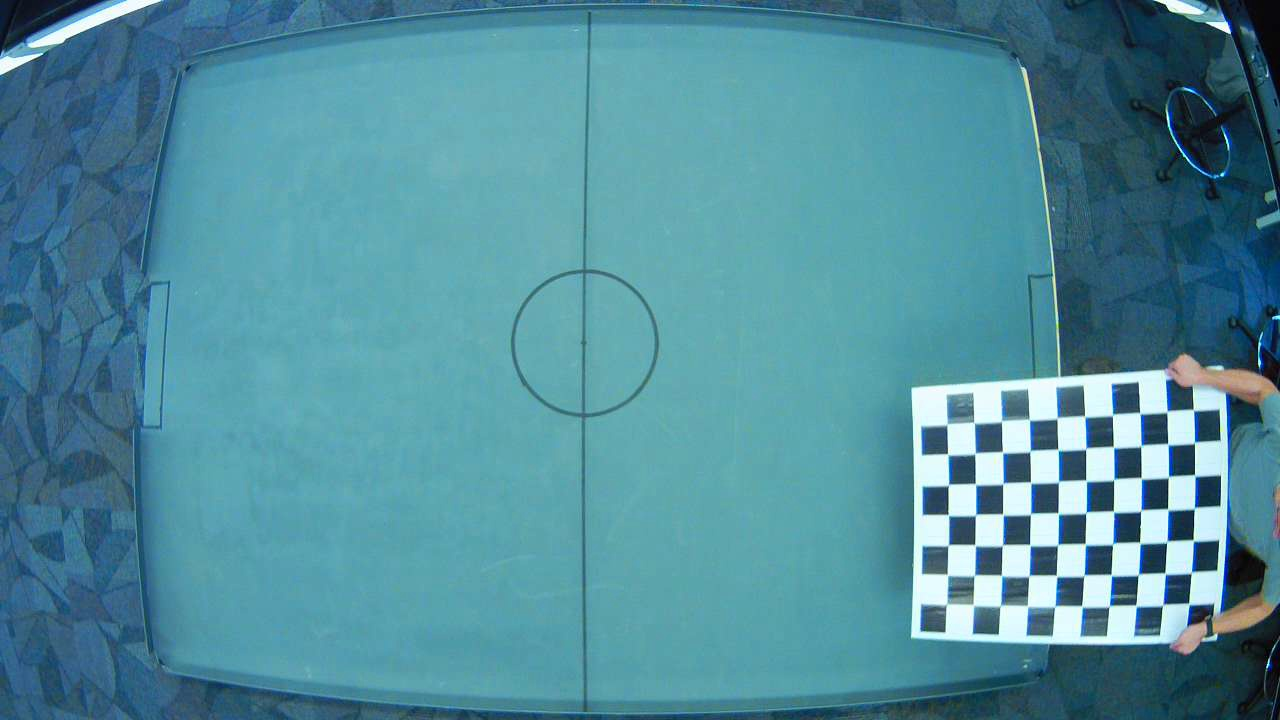
//> input picture lab2/calibrate_webcam/img13.jpg, 1280 x 720 px
$ ./lab2_6   (built with g++ and OpenCV 4)
//> lines starting //> are read from the running program, lines starting //| are printed output that depends on the picture
#include <iostream>
#include <boost/algorithm/string.hpp>
#include <string>
#include <sstream>
#include <stdlib.h>
#include <fstream>
#include <vector>
#include <cmath>

#include <opencv2/core/core.hpp>
#include <opencv2/highgui/highgui.hpp>
#include "opencv2/imgproc/imgproc.hpp"
#include "opencv2/opencv.hpp"

/* Keep the webcam from locking up when you interrupt a frame capture */
volatile int quit_signal=0;
#ifdef __unix__
#include <signal.h>
extern "C" void quit_signal_handler(int signum) {
 if (quit_signal!=0) exit(0); // just exit already
 quit_signal=1;
 printf("Will quit at next camera frame (repeat to kill now)\n");
}
#endif


using namespace std;
using namespace boost;
using namespace cv;

int main(){
	// Read in intrinsic file
	ifstream intrinsicFile;
	intrinsicFile.open("intrinsic_webcam.txt");
	string line;
	getline (intrinsicFile,line);
	istringstream iss(line);
	vector<string> fields;
	split(fields, line, boost::is_any_of(" ") );
//> (this line was passed over: boost is not available in this run)

	Mat intrinsics = Mat::ones(3,3, CV_64F);

	for(int i = 0; i < fields.size(); i++){
		intrinsics.at<double>(i / 3, i %3) = (double)atof(fields[i].c_str());
	}

	cout << intrinsics << endl;
	//Read in distortion coefficient file
	ifstream distortionFile;
	distortionFile.open("distortion_webcam.txt");
	getline (distortionFile,line);
	istringstream issDist(line);
	split(fields, line, boost::is_any_of(" ") );
//> (this line was passed over: boost is not available in this run)

	Mat distCoeffs = Mat::ones(5,1,CV_64F);

	for(int i = 0; i < fields.size(); i++){
		distCoeffs.at<double>(i) = (double)atof(fields[i].c_str());
	}

	// Read in the three images
	Mat far, close, turned;
	far    = imread("calibrate_webcam/img13.jpg",    CV_LOAD_IMAGE_GRAYSCALE);
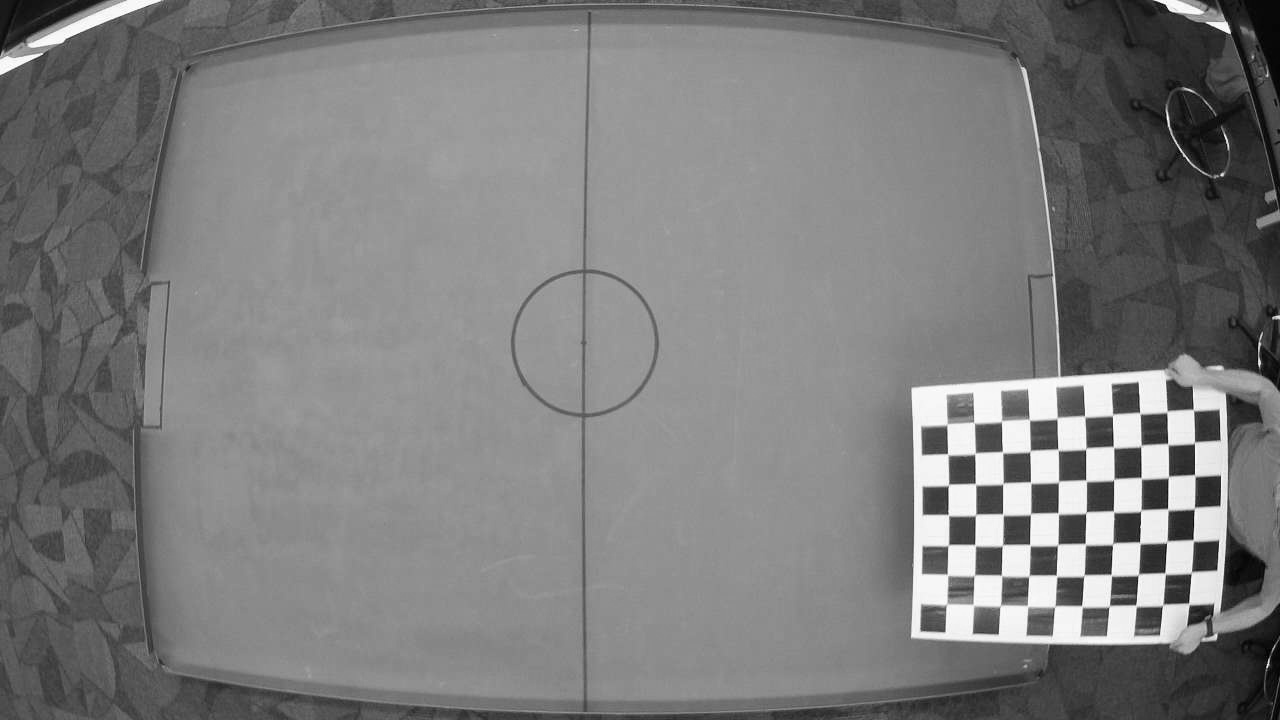
//> far: 720 rows x 1280 cols, CV_8UC1; min 0, max 255, mean 124.7
	close  = imread("calibrate_webcam/img6.jpg",  CV_LOAD_IMAGE_GRAYSCALE);
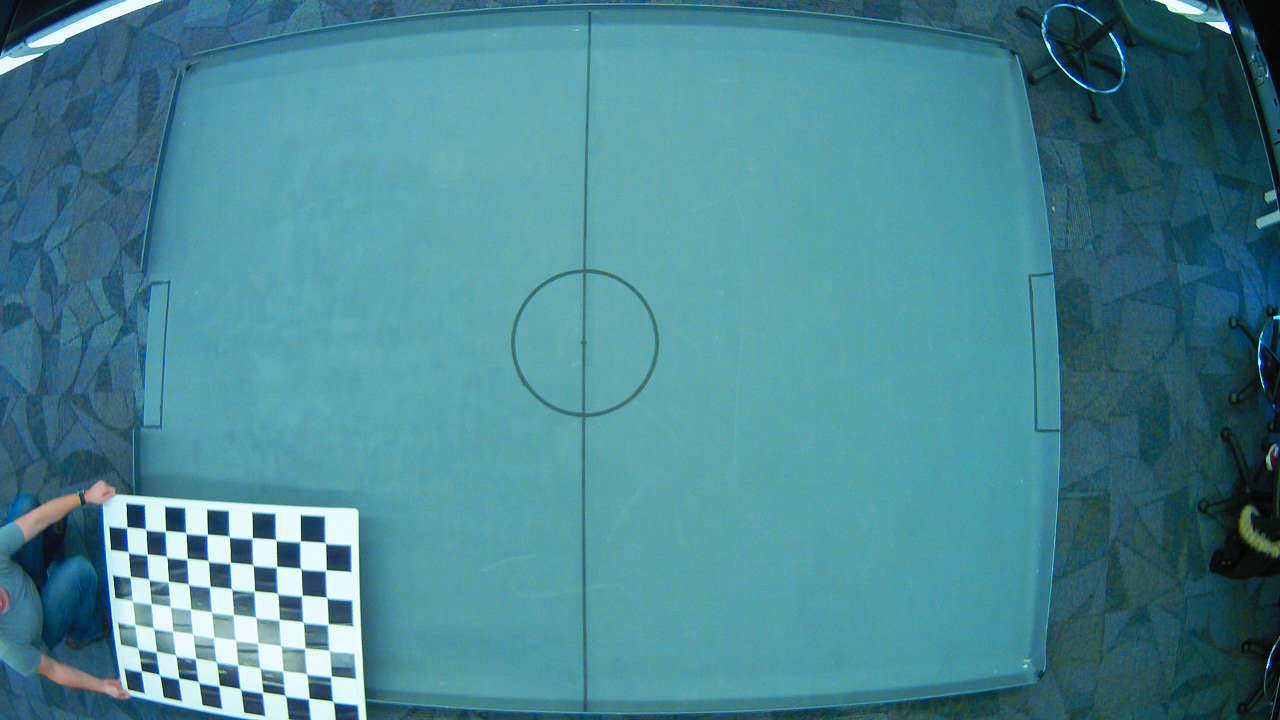
//> input picture lab2/calibrate_webcam/img6.jpg, 1280 x 720 px
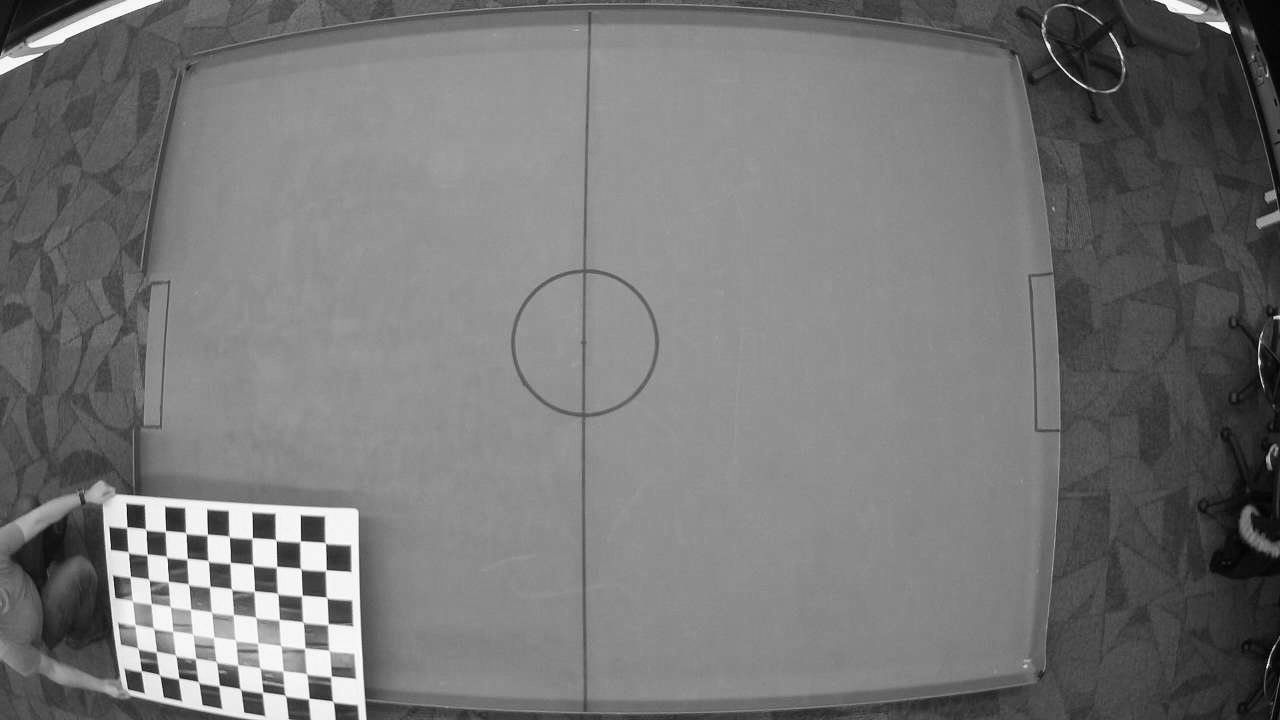
//> close: 720 rows x 1280 cols, CV_8UC1; min 0, max 255, mean 118.3
	turned = imread("calibrate_webcam/img26.jpg", CV_LOAD_IMAGE_GRAYSCALE);
//> img26.jpg cannot be read in this run, so this picture is empty

	Mat far_un, close_un, turned_un;

	undistort(far, far_un, intrinsics.clone(), distCoeffs.clone());
//> far_un: 720 rows x 1280 cols, CV_8UC1; every value is 0
	undistort(close, close_un, intrinsics.clone(), distCoeffs.clone());
//> (the run ends here: the program stops with an error, at `undistort(turned, turned_un, intrinsics.clone(), distCoeffs.clone());`)
